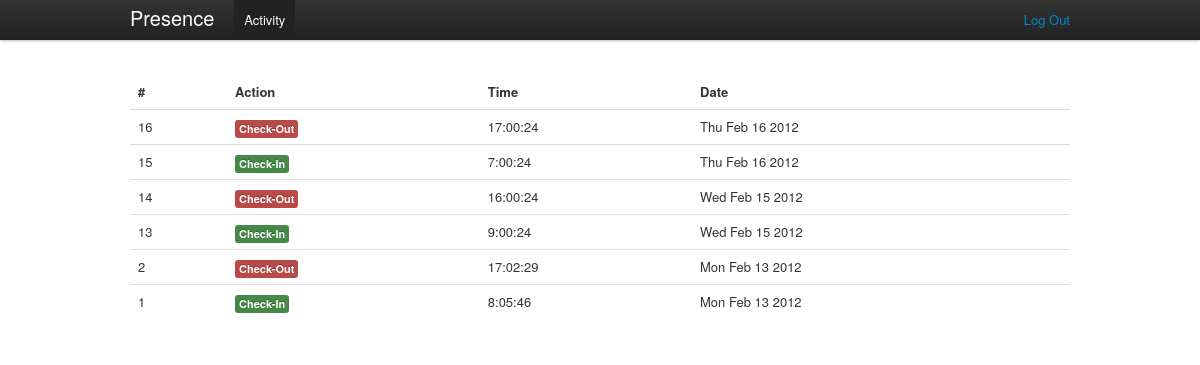
Screenshot of / (signed in) with the database file from the repository.
### tables this page shows
CREATE TABLE IF NOT EXISTS `presence_activity` (
  `id` int(11) NOT NULL AUTO_INCREMENT,
  `userid` varchar(250) NOT NULL,
  `action` varchar(50) NOT NULL,
  `timestamp` int(15) NOT NULL,
  `computed` tinyint(1) NOT NULL DEFAULT '0',
  PRIMARY KEY (`id`)
);

### public/index.php (called while the page is built, shortened)
<?php
require_once (ROOT . '/config/config.php');
$url = isset($_GET['url']) ? $_GET['url'] : null;
$role = isset($_SESSION['role']) ? $_SESSION['role'] : null;
if ($url == null && $role == null) {
    $controller = "AuthController";
    $action = "asklogin";
    $url_params = array();
} else if ($url == null && isset($role)) {
    $action = 'activity';
    $url_params = array();
} else {
    $url_params = explode('/', $url);
    $controller = ucfirst(array_shift($url_params));
    $controller .= 'Controller';
    $action = $url_params[0] == null ? 'activity' : array_shift($url_params);
}
isset($url_params[1])
    ? $extra_action = $url_params[1]
    : $extra_action = null;
$extra_params = $_POST;
new $controller($action, $extra_action, array_merge($url_params, $extra_params));

### lib/DB.php (called while the page is built, shortened)
<?php
class DB {
    private static $_instance;
    private static function getInstance(){
        if(self::$_instance == null){
            self::$_instance = new $class();
        }
        return self::$_instance;
    }
    public static function setUp($params){
        $db = self::getInstance();
        $db->_connection = new PDO("mysql:host=" . $params->dbhost . ";
                                    dbname=" . $params->dbname,
                                               $params->dbuser,
                                               $params->dbpassword);
    }
    public static function getDB(){
        $db = self::getInstance();
        return $db->_connection;
    }
	static function getRecord($sql, array $params){
        $st = self::getDB()->prepare($sql);
		$st->execute($params);
		return $st->fetch(PDO::FETCH_OBJ);
	}
	static function getAllRecords($sql, array $params = null){
		$st = self::getDB()->prepare($sql);
        $st->execute($params);
        return $st->fetchAll(PDO::FETCH_OBJ);
	}
}

### config/config.php (called while the page is built, shortened)
<?php
$CONFIG = new stdClass();
$CONFIG->dbhost = 'localhost';
$CONFIG->dbname = 'presence';
$CONFIG->dbuser = 'root';
$CONFIG->dbpassword = 'doremi';

### app/models/ActivityModel.php (called while the page is built, shortened)
<?php
class ActivityModel extends Model {
    public static function find_all_by_user($user) {
        $sql = "SELECT pa.id, pa.userid, pa.action, pa.timestamp
				FROM " . self::table() . " pa
				JOIN presence_users pu ON `userid` = pu.id
				WHERE `userid` = ?
				ORDER BY id DESC";
		return DB::getAllRecords($sql, array($user));
    }
}

### app/controllers/UserController.php (called while the page is built, shortened)
<?php
class UserController extends Controller {
    public function __construct($action, $params) {
        global $CONFIG;
        if ($this->check_role('user') && method_exists($this, $action)) {
            $this->$action($params);
        } else {
            RoutingHelper::redirect($CONFIG->wwwroot . '/error/notfound');
        }
    }
    function activity($params) {
        $user = UserModel::find_by_email($_SESSION['user']);
        $this->_view = new UserActivityView(ActivityModel::find_all_by_user($user->id));
    }
}

### app/model.class.php (called while the page is built, shortened)
<?php
class Model{
    protected static function table(){
        $prefix = 'presence_';
        $caller = get_called_class();
        $class = lcfirst(substr($caller, 0, -5));
        return $prefix.self::pluralise($class);
    }
    private static function pluralise($word){
        $exceptions = array();
        $exceptions['activity'] = 'activity';
        empty($exceptions[$word])
            ? $plural = $word.'s'
            : $plural = $exceptions[$word];
        return $plural;
    }
}

### app/models/UserModel.php (called while the page is built)
<?php
class UserModel extends Model {
    public static function find_by_email($email){
        $sql = "SELECT id
                FROM ".self::table()."
                WHERE `email` = ?";
		return DB::getRecord($sql, array($email));
    }
}

### app/helpers/BootstrapHelper.php (called while the page is built, shortened)
<?php
class BootstrapHelper extends Helper{
    static function get_event_description($event) {
        switch ($event) {
            case 'checkin': return 'Check-In';
            case 'checkout': return 'Check-Out';
		}
	}
    static function get_label_for_action($action){
       switch ($action) {
            case 'checkin': return 'label-success';
            case 'checkout': return 'label-important';
		}
    }
}

### app/views/user/UserActivityView.php (the view, shortened to what this page needs)
<?php
class UserActivityView extends View {
    private $_entries;
    public function __construct($entries) {
        $this->_entries = $entries;
    }
    public function content() {
        $activity_table_content = '';
        if (!empty($this->_entries)) {
            foreach ($this->_entries as $entry) {
                $activity_table_content .=
                '<tr>
					<td>' . $entry->id . '</td>
					<td><span class="label ' . BootstrapHelper::get_label_for_action($entry->action). '">' . BootstrapHelper::get_event_description($entry->action) . '</span></td>
                    <td>' . date('G:i:s', $entry->timestamp) . '</td>
					<td>' . date('D M j Y', $entry->timestamp) . '</td>
				 </tr>
				';
            }
        }
        return '
            <section id="user-activity">
                <table class="table">
                    <thead>
                        <tr>
                            <th>#</th>
                            <th>Action</th>
                            <th>Time</th>
                            <th>Date</th>
                        </tr>
                    </thead>
                    <tbody>
                    '.$activity_table_content.'
                    </tbody>
                </table>
            </section>';
    }
}

### public/css/presence.css (style rules this page uses)
html { overflow-y:scroll; }
body { padding-top:75px; }

### rows the page displays
presence_activity: id "16", action "Check-Out", timestamp "17:00:24", timestamp "Thu Feb 16 2012"
presence_activity: id "15", action "Check-In", timestamp "7:00:24", timestamp "Thu Feb 16 2012"
presence_activity: id "14", action "Check-Out", timestamp "16:00:24", timestamp "Wed Feb 15 2012"
presence_activity: id "13", action "Check-In", timestamp "9:00:24", timestamp "Wed Feb 15 2012"
presence_activity: id "2", action "Check-Out", timestamp "17:02:29", timestamp "Mon Feb 13 2012"
presence_activity: id "1", action "Check-In", timestamp "8:05:46", timestamp "Mon Feb 13 2012"

### other values shown
$STRINGS['brand'] "Presence"
$STRINGS['activity'] "Activity"
$STRINGS['logout'] "Log Out"
